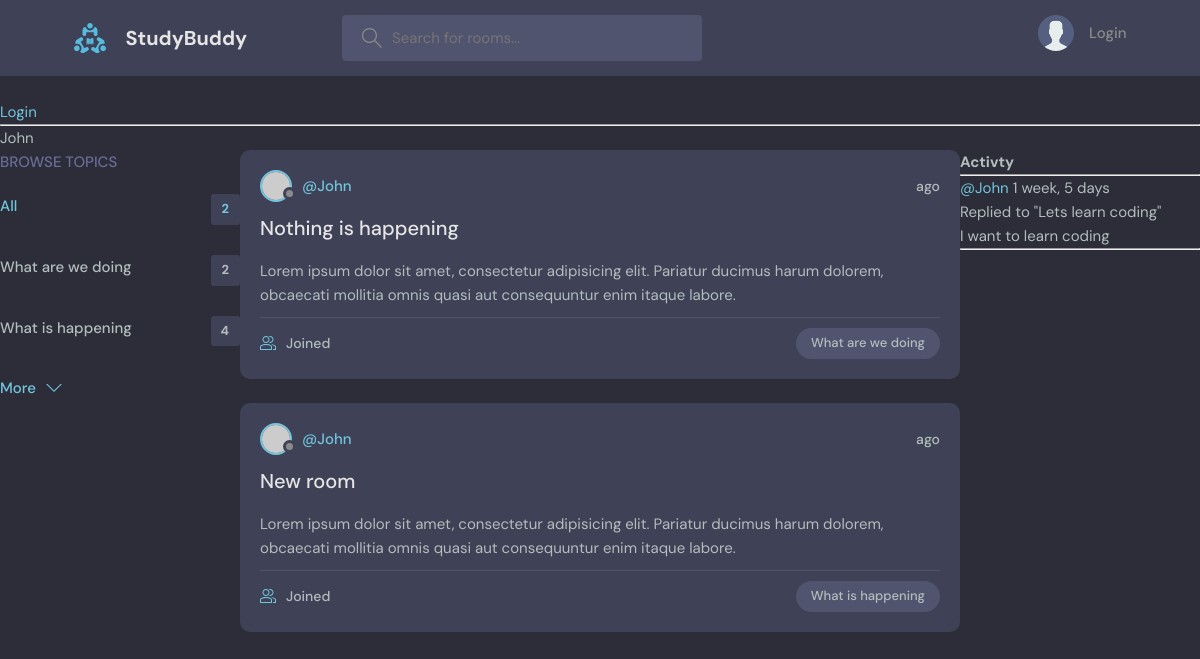
Screenshot of /profile-user/2/ with the database file from the repository.
### base/models.py (models this page shows, shortened)
class Topic(models.Model):
    name = models.CharField(max_length=200)

class Rooms(models.Model):
    host = models.ForeignKey(User,on_delete=models.SET_NULL,null=True)
    topic = models.ForeignKey(Topic,on_delete=models.SET_NULL,null=True)
    name = models.CharField(max_length=200)
    participants = models.ManyToManyField(User,related_name='participants')
    description = models.TextField(null=True,blank=True)
    updated = models.DateTimeField(auto_now=True)
    added = models.DateTimeField(auto_now_add=True)
    def __str__(self):
        return self.name
    class Meta:
        ordering = ['-updated','-added']

class Message(models.Model):
    user = models.ForeignKey(User,on_delete=models.CASCADE)
    room = models.ForeignKey(Rooms,on_delete=models.CASCADE)
    body = models.TextField()
    updated = models.DateTimeField(auto_now=True)
    added = models.DateTimeField(auto_now_add=True)
    def __str__(self):
        return self.body[:50]
    class Meta:
            ordering = ['-updated','-added']

### base/views.py (the view)
# urls.py: path('profile-user/<str:pk>/',views.profile_user,name='profile-user'),
def profile_user(request,pk):
    user = User.objects.get(id=pk)
    room = user.rooms_set.all()
    topic = Topic.objects.all()
    room_messages = user.message_set.all()
    context = {'user':user,'rooms':room,'topic':topic,'room_messages':room_messages}
    return render(request,'base/profile.html',context)

### base/templates/base/profile.html (shortened to what this page needs)
{% extends 'main.html' %}
{%block content%}
    <p>{{user}}</p>
    <div class="profile-container">
        <div>
            {% include 'base/topics_component.html' %}
        </div>
        <div>
            {% include 'base/feed_component.html' %}
        </div>
        <div>
            {% include 'base/activity_component.html' %}
        </div>
    </div>
{% endblock %}

### base/templates/base/topics_component.html
<div class="topics">
          <div class="topics__header">
            <h2>Browse Topics</h2>
          </div>
          <ul class="topics__list">
            <li>
              <a href="{% url 'home' %}" class="active">All <span>{{topic.count}}</span></a>
            </li>
            {% for t in topic %}
            <li>
              <a href="{% url 'home' %}?q={{t.name}}">{{t.name}}<span>{{ t.rooms_set.all.count }}</span></a>
            </li>
            {% endfor %}
          </ul>
          <a class="btn btn--link" href="topics.html">
            More
            <svg version="1.1" xmlns="http://www.w3.org/2000/svg" width="32" height="32" viewBox="0 0 32 32">
              <title>chevron-down</title>
              <path d="M16 21l-13-13h-3l16 16 16-16h-3l-13 13z"></path>
            </svg>
          </a>
        </div>

### base/templates/base/feed_component.html (shortened to what this page needs)
{% for room in rooms%}
<div class="roomListRoom">
            <div class="roomListRoom__header">
              <a href="{% url 'profile-user' room.host.id %}" class="roomListRoom__author">
                <div class="avatar avatar--small">
                  <img src="https://randomuser.me/api/portraits/women/11.jpg" />
                </div>
                <span>@{{room.host.username}}</span>
              </a>
              <div class="roomListRoom__actions">
                <span>{{ rooms.added|timesince }}ago</span>
              </div>
            </div>
            <div class="roomListRoom__content">
              <a href="{% url 'room' room.id %}">{{room.name}}</a>
              <p>
                Lorem ipsum dolor sit amet, consectetur adipisicing elit. Pariatur ducimus harum dolorem, obcaecati
                mollitia omnis quasi aut consequuntur enim itaque labore.
              </p>
            </div>
            <div class="roomListRoom__meta">
              <a href="{% url 'room' room.id %}" class="roomListRoom__joined">
                {{rooms.participants.all.count}} Joined
              </a>
              <p class="roomListRoom__topic">{{room.topic.name}}</p>
            </div>
          </div>
          {% endfor %}

### base/templates/base/activity_component.html (shortened to what this page needs)
<h1>Activty</h1><hr>
        {% for msg in room_messages %}
        <div>
            <p><a href="{% url 'profile-user' msg.user.id %}">@{{msg.user}}</a>    {{msg.added|timesince}}</p>
            <small>Replied to "{{msg.room}}"</small><br>
            <p>{{msg}}</p>
            <hr>
        </div>
        {% endfor%}

### static/styles/style.css (style rules this page uses)
:root { --color-main: #71c6dd; --color-main-light: #e1f6fb; --color-dark: #3f4156; --color-dark-medium: #51546e; --color-dark-light: #696d97; --color-light: #e5e5e5; --color-gray: #8b8b8b; --color-light-gray: #b2bdbd; --color-bg: #2d2d39; --color-success: #5dd693; --color-error: #fc4b0b; }
* { font-family: "DM Sans", -apple-system, BlinkMacSystemFont, "Segoe UI", Roboto, Oxygen, Ubuntu, Cantarell, "Open Sans", "Helvetica Neue", sans-serif; margin: 0; padding: 0; box-sizing: border-box; text-rendering: optimizeLegibility; font-size: inherit; }
html { font-size: 56.25%; }
@media only screen and (min-width: 1200px) { html { font-size: 62.5%; } }
body { line-height: 1.6; font-weight: 400; font-size: 1.5rem; color: var(--color-light-gray); background-color: var(--color-bg); min-height: 100vh; }
img { width: 100%; }
a { display: inline-block; color: var(--color-main); text-decoration: none; }
.btn { background-color: transparent; border: none; display: inline-flex; align-items: center; gap: 1rem; cursor: pointer; transition: all ease-in-out 0.3s; padding: 1rem 2rem; border-radius: 5px; box-shadow: 1px 1px 3px 1px rgba(0, 0, 0, 0.15); font-weight: 500; }
.btn--link { border-radius: 0; padding: 0; color: var(--color-main); box-shadow: none; }
.btn > svg { fill: currentColor; width: 1.6rem; height: 1.6rem; }
.avatar { position: relative; display: inline-block; border-radius: 50%; border: 2px solid var(--color-main); }
.avatar img { display: block; border-radius: 50%; object-fit: cover; object-position: center; }
.avatar::after { content: ""; display: block; position: absolute; background-color: var(--color-gray); z-index: 111; border-radius: 50%; border: 0.3rem solid var(--color-dark); }
.avatar.avatar--small img { width: 2.8rem; height: 2.8rem; }
.avatar.avatar--small:after { width: 0.7rem; height: 0.7rem; bottom: 0px; right: -6px; }
.topics__header { margin-bottom: 2rem; }
.topics__header h2 { text-transform: uppercase; font-weight: 500; color: var(--color-dark-light); }
.topics__list { list-style: none; }
.topics__list li a { display: flex; justify-content: space-between; margin-bottom: 3rem; font-weight: 500; color: var(--color-light-gray); transition: all 0.3s ease-in-out; }
.topics__list li a.active, .topics__list li a:hover { color: var(--color-main); }
.topics__list li a span { padding: 0.5rem 1rem; background-color: var(--color-dark); border-radius: 3px; font-size: 1.3rem; font-weight: 700; letter-spacing: 1px; }
.roomListRoom { margin-bottom: 2.4rem; background-color: var(--color-dark); border-radius: 1rem; padding: 2rem; }
.roomListRoom__header { display: flex; justify-content: space-between; align-items: center; }
.roomListRoom__author { font-weight: 500; display: flex; align-items: center; gap: 1rem; }
.roomListRoom__actions { display: flex; align-items: flex-start; gap: 1rem; position: relative; }
.roomListRoom__actions span { font-size: 1.4rem; font-weight: 500; }
.roomListRoom__content { margin: 1rem 0; }
.roomListRoom__content a { font-size: 2rem; font-weight: 500; margin-bottom: 1.5rem; color: var(--color-light); transition: all 0.3s ease-in-out; }
.roomListRoom__meta { border-top: 1px solid var(--color-dark-medium); padding-top: 1rem; display: flex; align-items: center; justify-content: space-between; }
.roomListRoom__joined { color: var(--color-light-gray); display: flex; align-items: center; gap: 1rem; font-size: 1.4rem; font-weight: 500; }
.roomListRoom__joined svg { fill: var(--color-main); width: 1.6rem; height: 1.6rem; }
.roomListRoom__topic { padding: 5px 1.5rem; background-color: var(--color-dark-medium); border-radius: 5rem; font-weight: 500; font-size: 1.3rem; }

### base/templates/base/profile.html (style rules this page uses)
.profile-container { display: grid; grid-template-columns: 1fr 3fr 1fr; }

### rows the page displays
Topic: name "What are we doing", rooms_set.all.count "2"
Topic: name "What is happening", rooms_set.all.count "4"
Rooms: host.username "John", name "Nothing is happening", topic.name "What are we doing"
Rooms: host.username "John", name "New room", topic.name "What is happening"
Message: user "John", added "1 week, 5 days", room "Lets learn coding", body "I want to learn coding"

### other values shown
{{ user }} "John"
{{ topic.count }} "2"
